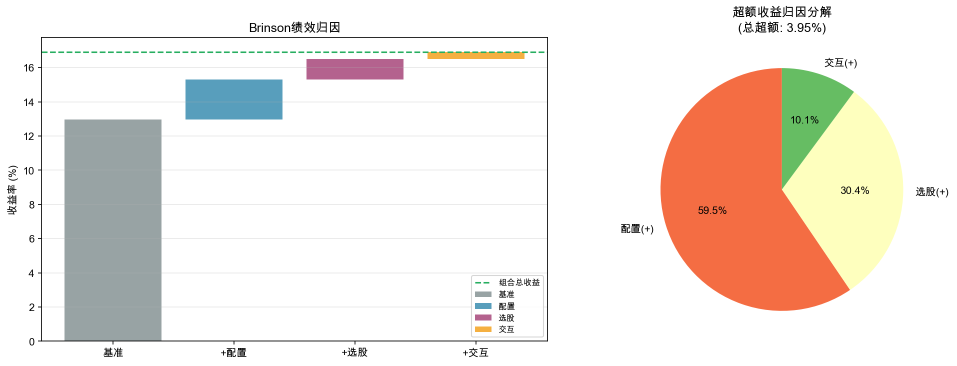
#> input picture assets/images/adv_attribution.png, 1913 x 731 px (shown at 1/2 size)
$ python -i exercises_09_quant.py   (imports and definitions only)
#> lines starting #> are read from the running program, lines starting #| are printed output that depends on the picture
"""
第九课配套实战代码：量化投资回测与因子分析
"""

import matplotlib
# [1 line not run here, left out]
import matplotlib.pyplot as plt
import matplotlib.font_manager as fm
import numpy as np
from collections import defaultdict
import os

# [11 lines not run here, left out]

OUTPUT_DIR = os.path.dirname(os.path.abspath(__file__))


# ============================================================
# 1. 数据生成
# ============================================================

# [62 lines left out: function generate_market_data, not called in this run]


# ============================================================
# 2. 回测引擎
# ============================================================

class BacktestEngine:
    """通用回测框架"""

    # [58 lines left out: functions __init__, run, not called in this run]


class RiskAnalyzer:
    """风险与绩效分析"""

    # [14 lines left out: functions __init__, _calc_returns, not called in this run]

    def annual_return(self):
        days = max(self.n_days, 1)
        return (self.pv[-1] / self.pv[0]) ** (252 / days) - 1

    def annual_volatility(self):
        return np.std(self.returns) * np.sqrt(252)

    # [103 lines left out: functions max_drawdown, max_drawdown_duration, sharpe_ratio, calmar_ratio, sortino_ratio, win_rate and 3 more, not called in this run]


# ============================================================
# 3. 双均线策略
# ============================================================

class DualMAStrategy:
    """双均线趋势跟踪策略"""

    # [88 lines left out: functions __init__, calc_ma, generate_signals, get_actions, not called in this run]


# ============================================================
# 4. 因子打分系统
# ============================================================

class FactorEngine:
    """多因子打分系统"""

    def __init__(self, stock_universe):
        self.stocks = stock_universe

    # [426 lines left out: functions calculate_scores, _pe_score, _roe_score, _momentum_score, _lowvol_score, rank_stocks and 8 more, not called in this run]


def plot_factor_analysis(data, month_idx=30):
    """绘制因子分析图"""
    stocks = data['stocks']

    # 提取因子数据
    names = []
    pe_vals = []
    roe_vals = []
    mom_vals = []
    vol_vals = []

    for name, sd in stocks.items():
        if month_idx < len(sd['pe']):
            names.append(name)
            pe_vals.append(sd['pe'][month_idx])
            roe_vals.append(sd['roe'][month_idx])
            mom_vals.append(sd['momentum_12m'][month_idx])
            vol_vals.append(sd['volatility'][month_idx])

    n = len(names)
    if n == 0:
        return

    # 百分位排名
    pe_rank = np.argsort(np.argsort(pe_vals)) / (n - 1)
    roe_rank = np.argsort(np.argsort(roe_vals)) / (n - 1)
    mom_rank = np.argsort(np.argsort(mom_vals)) / (n - 1)
    vol_rank = 1 - np.argsort(np.argsort(vol_vals)) / (n - 1)  # 低波排名高

    fig, axes = plt.subplots(2, 2, figsize=(12, 8))

    # PE vs ROE
    ax = axes[0, 0]
    ax.scatter(pe_vals, roe_vals, c='#2E86AB', alpha=0.6, s=50)
    ax.set_xlabel('PE')
    ax.set_ylabel('ROE')
    ax.set_title('价值 vs 质量 (PE vs ROE)')
    ax.grid(True, alpha=0.3)
    for i in range(n):
        if pe_rank[i] > 0.7 or roe_rank[i] > 0.7:
            ax.annotate(names[i].split('_')[1], (pe_vals[i], roe_vals[i]),
                         fontsize=6, alpha=0.7)

    # 动量 vs 波动率
    ax = axes[0, 1]
    ax.scatter(mom_vals, vol_vals, c='#A23B72', alpha=0.6, s=50)
    ax.set_xlabel('12月动量')
    ax.set_ylabel('年化波动率')
    ax.set_title('动量 vs 低波')
    ax.grid(True, alpha=0.3)

    # 因子排名热力图（前10只）
    ax = axes[1, 0]
    top10 = np.argsort(pe_rank + roe_rank + mom_rank + vol_rank)[-10:]
    matrix = np.zeros((10, 4))
    labels = ['价值', '质量', '动量', '低波']
    for i, idx in enumerate(top10):
        matrix[i, 0] = pe_rank[idx]
        matrix[i, 1] = roe_rank[idx]
        matrix[i, 2] = mom_rank[idx]
        matrix[i, 3] = vol_rank[idx]
    im = ax.imshow(matrix.T, cmap='RdYlGn', aspect='auto', vmin=0, vmax=1)
    ax.set_xticks(range(10))
    ax.set_xticklabels([names[i].split('_')[1] for i in top10], fontsize=7)
    ax.set_yticks(range(4))
    ax.set_yticklabels(labels)
    ax.set_title('因子排名热力图 (绿=排名高)')

    # 综合得分柱状图
    ax = axes[1, 1]
    total_scores = pe_rank + roe_rank + mom_rank + vol_rank
    top5_idx = np.argsort(total_scores)[-5:]
    others_idx = np.argsort(total_scores)[:-5]
    ax.barh([names[i].split('_')[1] for i in top5_idx],
             total_scores[top5_idx], color='#A23B72', alpha=0.8, label='Top 5')
    ax.barh([names[i].split('_')[1] for i in others_idx],
             total_scores[others_idx], color='#2E86AB', alpha=0.4, label='Others')
    ax.set_xlabel('综合得分')
    ax.set_title('多因子综合得分排名')
    ax.legend(fontsize=7)

    plt.tight_layout()
    path = os.path.join(OUTPUT_DIR, 'factor_analysis.png')
    fig.savefig(path, dpi=150, bbox_inches='tight')
    plt.close(fig)
    print(f"  [图表] 因子分析图已保存: {path}")


# [98 lines left out: functions plot_walk_forward, plot_overfitting_demo, not called in this run]


# ============================================================
# 主程序
# ============================================================

# [46 lines not run here, left out]

>>> import cv2
>>> picture = cv2.imread('../images/adv_attribution.png', cv2.IMREAD_GRAYSCALE)
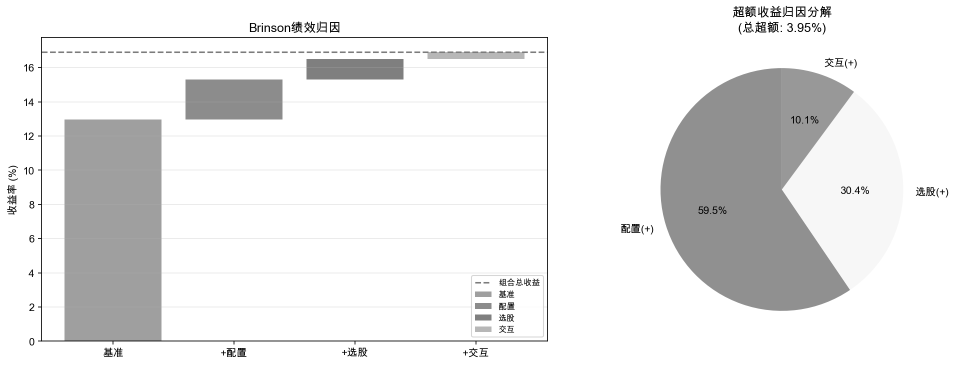
#> picture: shape (731, 1913) (shown at 1/2 size); min 0, max 255, mean 233.3
>>> result = plot_factor_analysis(picture)
#> (the run stopped early here; a loop or call above may not have finished)

$ run again, on assets/images/adv_bootstrap_test.png
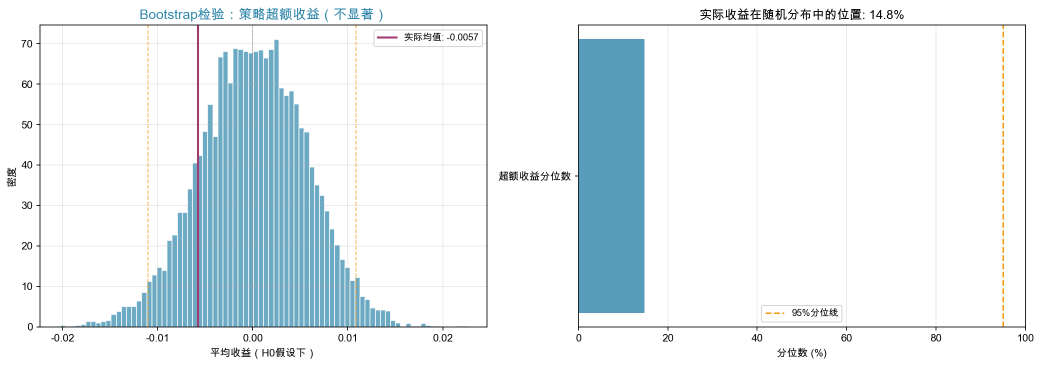
#> input picture assets/images/adv_bootstrap_test.png, 2083 x 733 px (shown at 1/2 size)
#> `picture = cv2.imread('../images/adv_attribution.png', cv2.IMREAD_GRAYS..`:
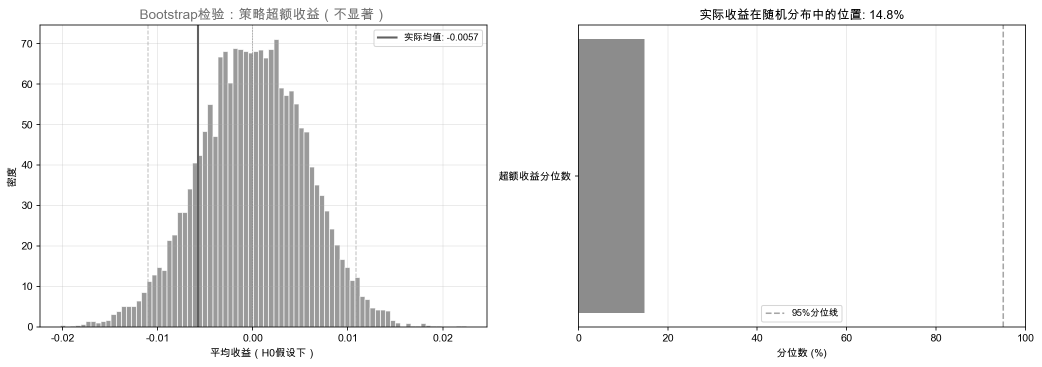
#> picture: shape (733, 2083) (shown at 1/2 size); min 0, max 255, mean 236.9

$ run again, on assets/images/adv_cost_impact.png
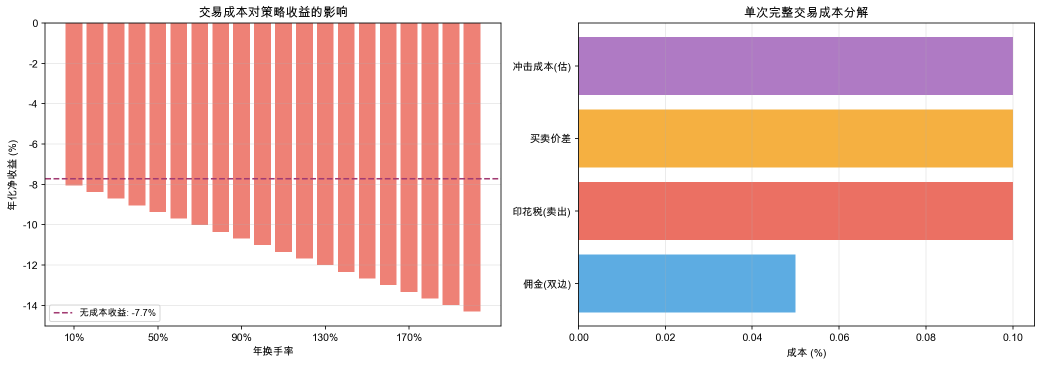
#> input picture assets/images/adv_cost_impact.png, 2084 x 731 px (shown at 1/2 size)
#> `picture = cv2.imread('../images/adv_attribution.png', cv2.IMREAD_GRAYS..`:
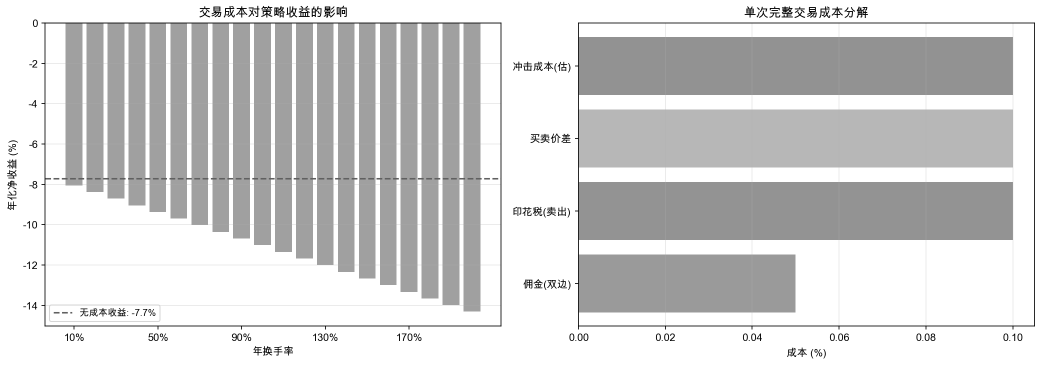
#> picture: shape (731, 2084) (shown at 1/2 size); min 0, max 255, mean 209.8
